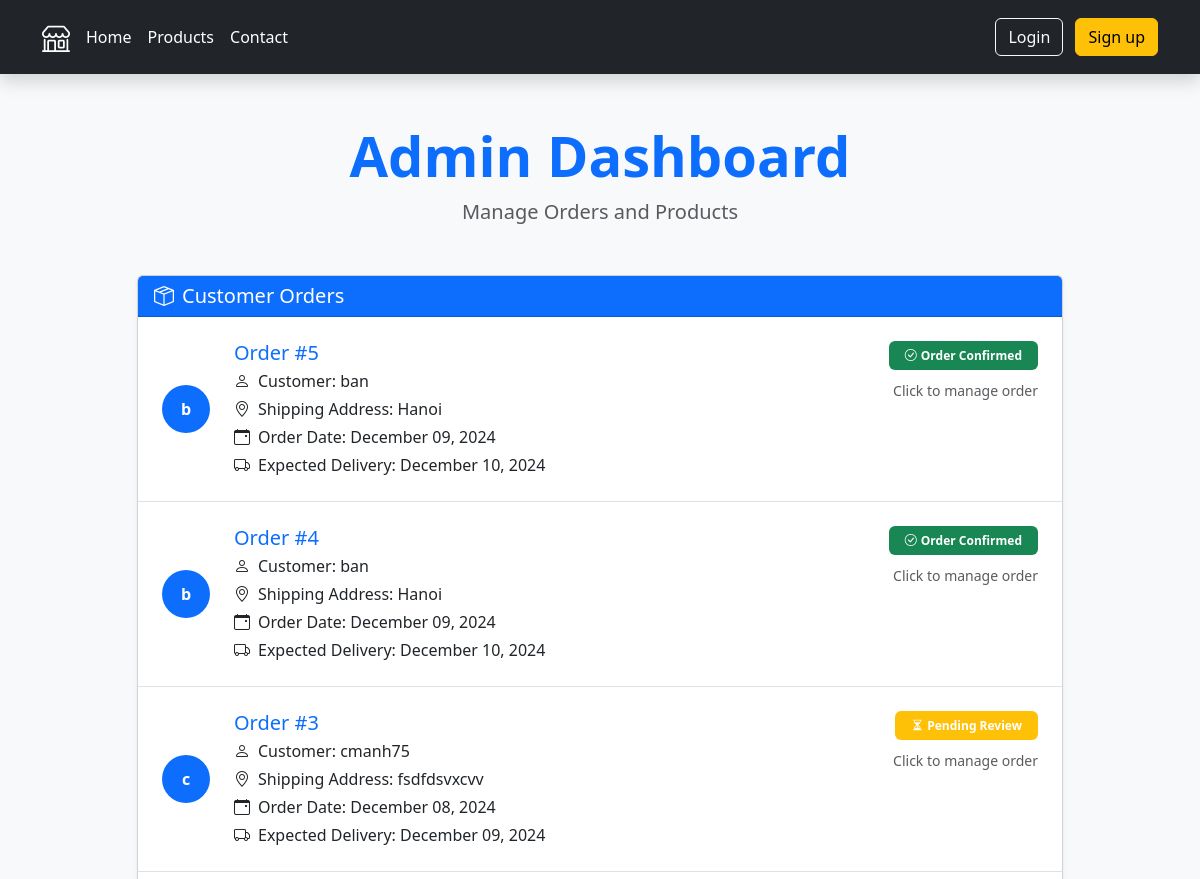
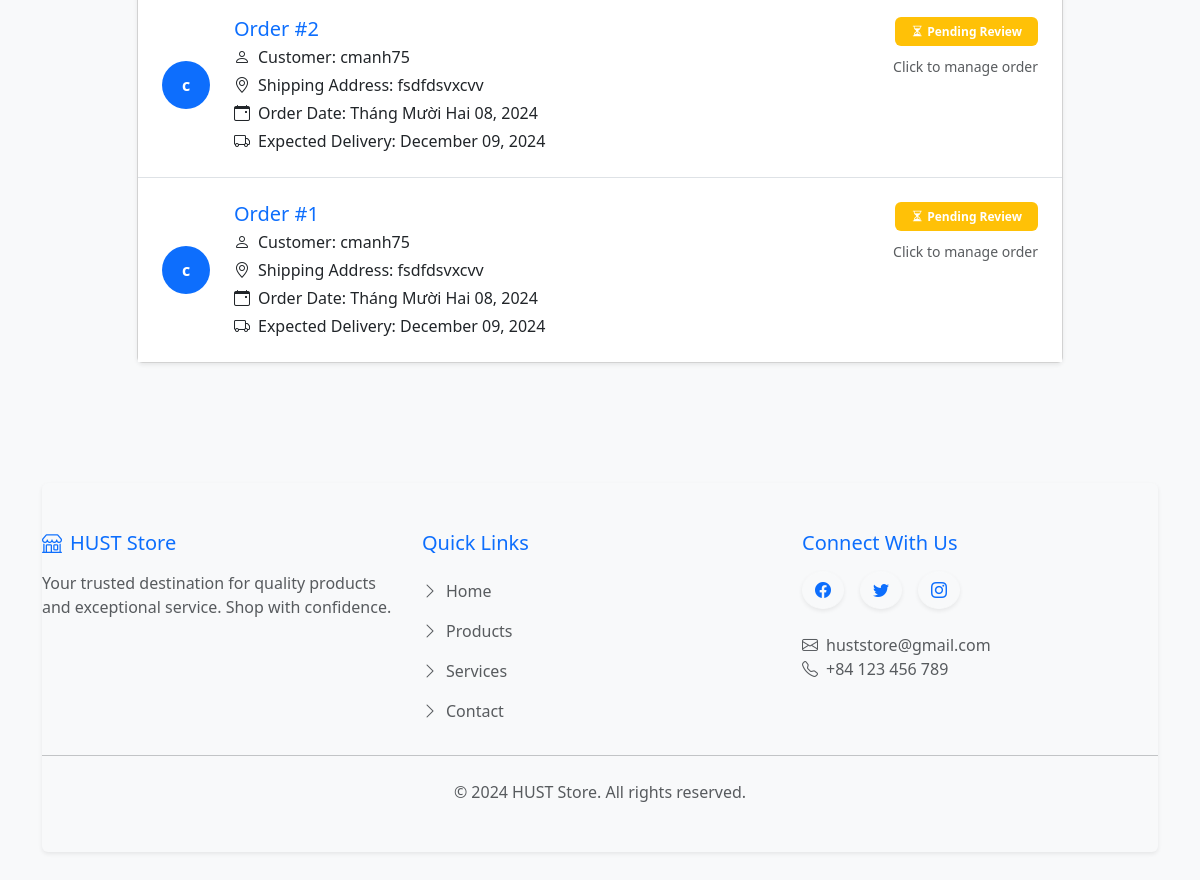
The page /manage on the database as committed earlier (2 pictures, top to bottom).
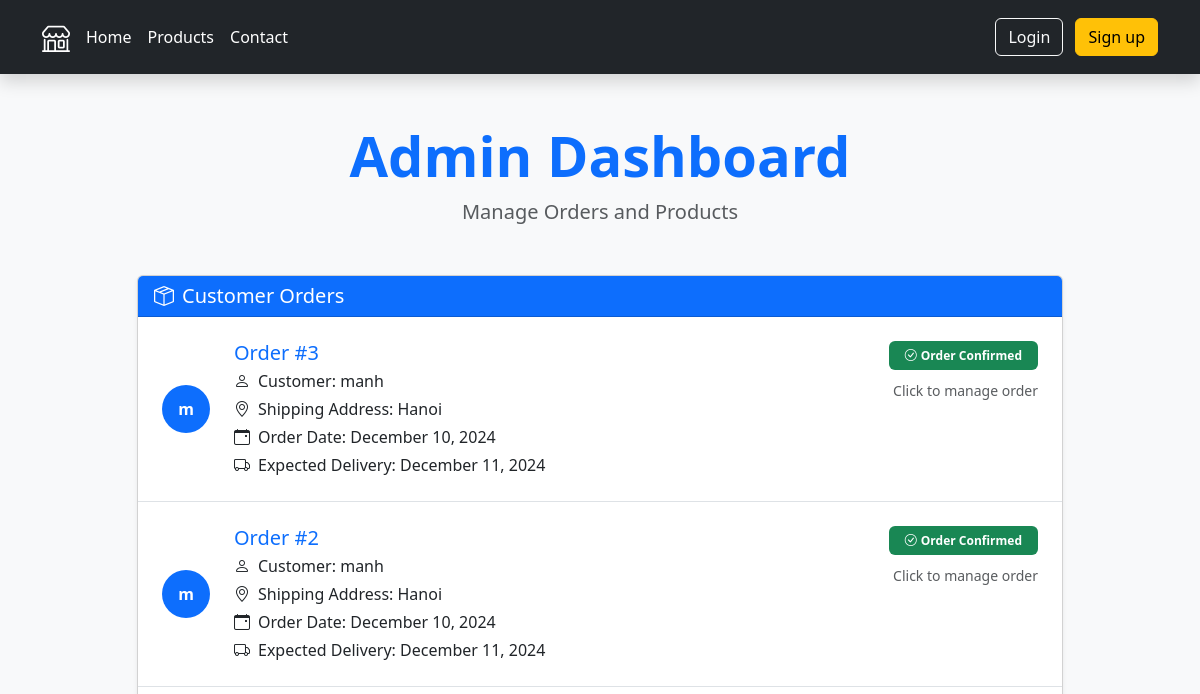
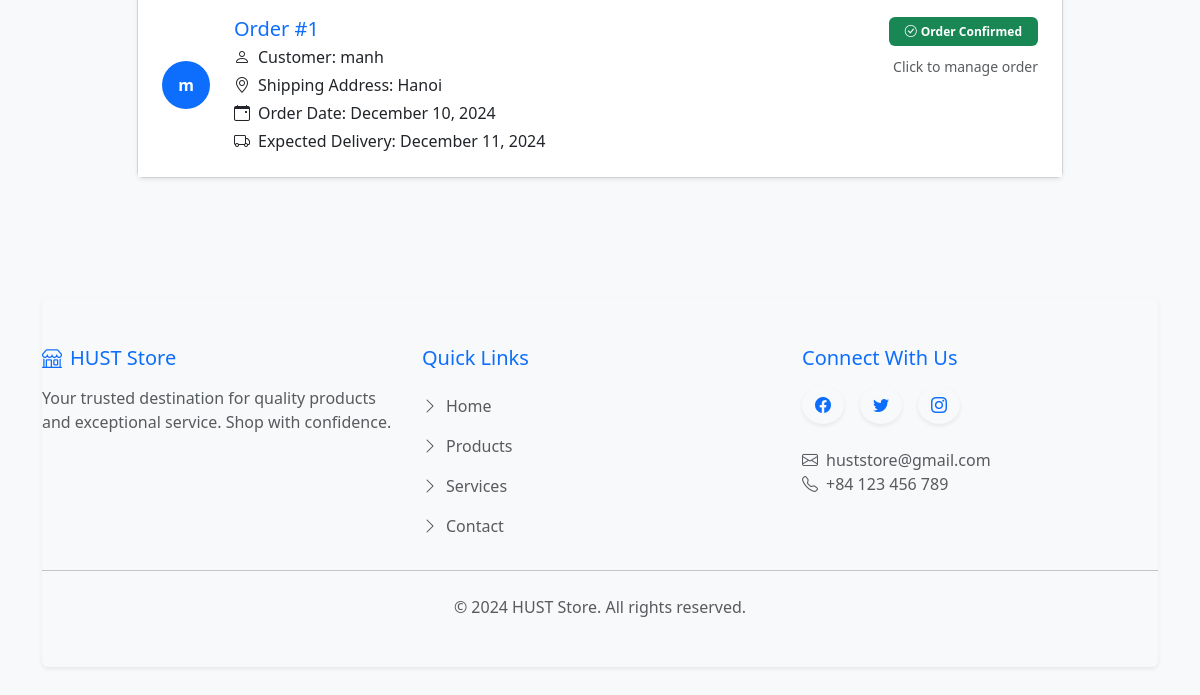
The same page on the database as committed later (2 pictures, top to bottom).
### main.py (models this page shows)
class Order(db.Model):
    __tablename__ = "orders"
    id: Mapped[int] = mapped_column(Integer, primary_key=True)
    user_id: Mapped[int] = mapped_column(db.ForeignKey("users.id"))
    user = relationship("User")
    selections: Mapped[List["Selection"]] = relationship(back_populates="order")
    order_date: Mapped[str] = mapped_column(String, nullable=False)
    confirmed: Mapped[Optional[bool]] = mapped_column(Boolean)
    feedback: Mapped[Optional[str]] = mapped_column(String)

class User(UserMixin, db.Model):
    __tablename__ = "users"
    id: Mapped[int] = mapped_column(Integer, primary_key=True)
    email: Mapped[str] = mapped_column(String, unique=True)
    name: Mapped[str]= mapped_column(String, nullable=False)
    password: Mapped[str] = mapped_column(String, nullable=False)
    selections = relationship("Selection", back_populates="user")
    address: Mapped[Optional[str]] = mapped_column(String)
    shipping: Mapped[Optional[str]] = mapped_column(String)
    total_price: Mapped[Optional[str]] = mapped_column(String)
    summary: Mapped[Optional[str]] = mapped_column(String)
    delivery_date: Mapped[Optional[str]] = mapped_column(String)

### main.py (the view)
@app.route('/manage')
def manage():
    list = db.session.execute(db.select(Order).order_by(desc(Order.id))).scalars().all()
    return render_template('manage.html', list=list)

### templates/manage.html (shortened to what this page needs)
{% include 'header.html' %}
<div class="container py-5">
  <div class="text-center mb-5">
    <h1 class="display-4 fw-bold text-primary">Admin Dashboard</h1>
    <p class="lead text-muted">Manage Orders and Products</p>
  </div>
  <div class="row justify-content-center">
    <div class="col-lg-10">
      <div class="card shadow-sm mb-4">
        <div class="card-header bg-primary text-white d-flex justify-content-between align-items-center">
          <h5 class="mb-0"><i class="bi bi-box-seam me-2"></i>Customer Orders</h5>
        </div>
        <div class="card-body p-0">
          <div class="list-group list-group-flush">
            {% for each in list %}
            <a href="{{url_for('show_order', order_id=each.id)}}" class="list-group-item list-group-item-action p-4 position-relative hover-shadow transition-all">
              <div class="row align-items-center">
                <div class="col-auto">
                  <div class="d-flex align-items-center justify-content-center bg-primary rounded-circle" style="width: 48px; height: 48px;">
                    <span class="text-white fw-bold">{{each.user.name[0]}}</span>
                  </div>
                </div>
                <div class="col">
                  <div class="d-flex justify-content-between align-items-start">
                    <div>
                      <h5 class="mb-1 text-primary">Order #{{each.id}}</h5>
                      <p class="mb-1"><i class="bi bi-person me-2"></i>Customer: {{each.user.name}}</p>
                      <p class="mb-1"><i class="bi bi-geo-alt me-2"></i>Shipping Address: {{each.user.address}}</p>
                      <p class="mb-1"><i class="bi bi-calendar-event me-2"></i>Order Date: {{each.order_date}}</p>
                      <p class="mb-0"><i class="bi bi-truck me-2"></i>Expected Delivery: {{each.user.delivery_date}}</p>
                    </div>
                    <div class="text-end">
                      {% if each.confirmed == None %}
                      <span class="badge bg-warning px-3 py-2">
                        <i class="bi bi-hourglass-split me-1"></i>Pending Review
                      </span>
                      {% endif %}
                      {% if each.confirmed != None and each.confirmed == True %}
                      <span class="badge bg-success px-3 py-2">
                        <i class="bi bi-check-circle me-1"></i>Order Confirmed
                      </span>
                      {% endif %}
                      <div class="mt-2">
                        <span class="text-muted small">Click to manage order</span>
                      </div>
                    </div>
                  </div>
                </div>
              </div>
            </a>
            {% endfor %}
          </div>
        </div>
      </div>
    </div>
  </div>
</div>
{% include 'footer.html' %}

Rows that differ between the two databases and show on the page:
removed Order: user "b", id "5", user.name "ban", user.address "Hanoi", order_date "December 09, 2024", user.delivery_date "December 10, 2024", confirmed True (drawn)
removed Order: user "b", id "4", user.name "ban", user.address "Hanoi", order_date "December 09, 2024", user.delivery_date "December 10, 2024", confirmed True (drawn)
changed Order id 3: user "c" → "m"; user.name "cmanh75" → "manh"; user.address "fsdfdsvxcvv" → "Hanoi"; order_date "December 08, 2024" → "December 10, 2024"; user.delivery_date "December 09, 2024" → "December 11, 2024"; confirmed "Pending Review" → "Order Confirmed"
changed Order id 2: user "c" → "m"; user.name "cmanh75" → "manh"; user.address "fsdfdsvxcvv" → "Hanoi"; order_date "Tháng Mười Hai 08, 2024" → "December 10, 2024"; user.delivery_date "December 09, 2024" → "December 11, 2024"; confirmed "Pending Review" → "Order Confirmed"
changed Order id 1: user "c" → "m"; user.name "cmanh75" → "manh"; user.address "fsdfdsvxcvv" → "Hanoi"; order_date "Tháng Mười Hai 08, 2024" → "December 10, 2024"; user.delivery_date "December 09, 2024" → "December 11, 2024"; confirmed "Pending Review" → "Order Confirmed"
